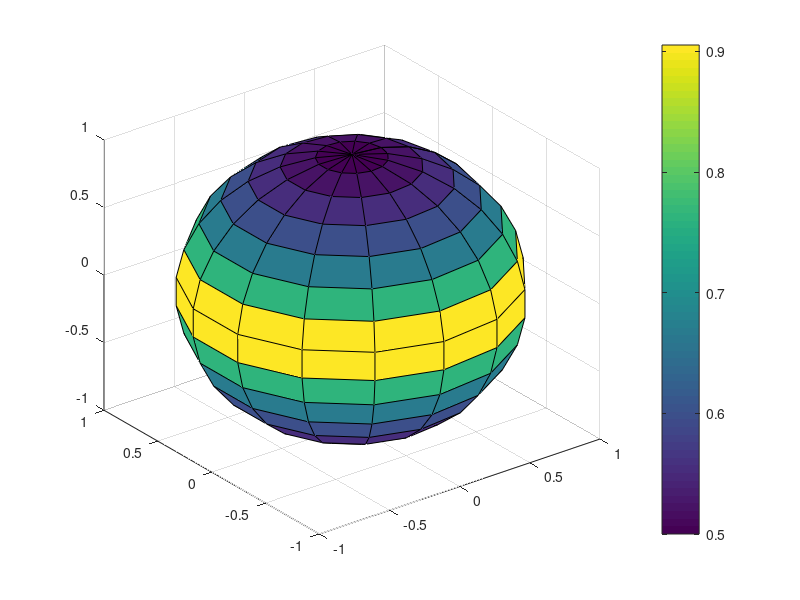

MATLAB code for this plot:
[X,Y,Z] = sphere(15);
% sphar = (2*Z.^2-X.^2-Y.^2);
sphar = 1./(abs(Z)+1);
% sphar = exp(-sphar);
% sphar = (3*X.^2-Y.^2).*Y.*Z;
surf(X,Y,Z,sphar)
colorbar